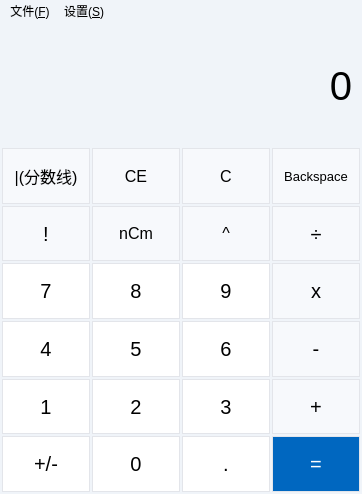
<?xml version="1.0" encoding="UTF-8"?>
<ui version="4.0">
 <class>CalcMainWindow</class>
 <widget class="QMainWindow" name="CalcMainWindow">
  <property name="geometry">
   <rect>
    <x>0</x>
    <y>0</y>
    <width>362</width>
    <height>494</height>
   </rect>
  </property>
  <property name="windowTitle">
   <string>有理数计算器</string>
  </property>
  <property name="styleSheet">
   <string notr="true">QMainWindow,QLabel,QMenuBar
{
	border:none;
	background-color: rgb(240, 244, 249);
}

QPushButton
{
	border:1px solid rgb(227, 229, 234);
	background-color: rgb(247, 249, 252);
}

QPushButton:hover
{
	border:2px solid rgb(227, 229, 234);
	background-color: rgb(244, 246, 250);
}

QPushButton:pressed
{
	border:1px solid rgb(227, 229, 234);
	background-color: rgb(242, 244, 250);
}

QPushButton#btnZero,#btnOne,#btnTwo,#btnThree,#btnFive,#btnFour,#btnSix,#btnSeven,#btnEight,#btnNine,#btnPoint,#btnPNchange
{
	border:1px solid rgb(227, 229, 234);
	background-color: rgb(255,255,255);
}

QPushButton#btnZero:hover,#btnOne:hover,#btnTwo:hover,#btnThree:hover,#btnFive:hover,#btnFour:hover,#btnSix:hover,#btnSeven:hover,#btnEight:hover,#btnNine:hover,#btnPoint:hover,#btnPNchange:hover
{
	border:2px solid rgb(227, 229, 234);
	background-color: rgb(251, 252, 253);
}

QPushButton#btnZero:pressed,#btnOne:pressed,#btnTwo:pressed,#btnThree:pressed,#btnFive:pressed,#btnFour:pressed,#btnSix:pressed,#btnSeven:pressed,#btnEight:pressed,#btnNine:pressed,#btnPoint:pressed,#btnPNchange:pressed
{
	border:1px solid rgb(227, 229, 234);
	background-color: rgb(248, 249, 252);
}

QPushButton#btnEqual{
	color: rgb(255,255,255);
	background-color: rgb(0, 103, 192);
}

QPushButton#btnEqual:hover{
	color: rgb(255,255,255);
	background-color: rgb(24, 117, 197);
}

QPushButton#btnEqual:pressed{
	color: rgb(255,255,255);
	background-color: rgb(48, 131, 203);
}</string>
  </property>
  <widget class="QWidget" name="centralwidget">
   <layout class="QVBoxLayout" name="verticalLayout">
    <property name="spacing">
     <number>0</number>
    </property>
    <property name="leftMargin">
     <number>2</number>
    </property>
    <property name="topMargin">
     <number>0</number>
    </property>
    <property name="rightMargin">
     <number>2</number>
    </property>
    <property name="bottomMargin">
     <number>2</number>
    </property>
    <item>
     <widget class="QLabel" name="label">
      <property name="sizePolicy">
       <sizepolicy hsizetype="Preferred" vsizetype="Fixed">
        <horstretch>0</horstretch>
        <verstretch>0</verstretch>
       </sizepolicy>
      </property>
      <property name="minimumSize">
       <size>
        <width>0</width>
        <height>30</height>
       </size>
      </property>
      <property name="maximumSize">
       <size>
        <width>16777215</width>
        <height>30</height>
       </size>
      </property>
      <property name="font">
       <font>
        <pointsize>16</pointsize>
       </font>
      </property>
      <property name="text">
       <string/>
      </property>
      <property name="alignment">
       <set>Qt::AlignRight|Qt::AlignTrailing|Qt::AlignVCenter</set>
      </property>
      <property name="indent">
       <number>8</number>
      </property>
     </widget>
    </item>
    <item>
     <widget class="QLabel" name="label_2">
      <property name="sizePolicy">
       <sizepolicy hsizetype="Preferred" vsizetype="Fixed">
        <horstretch>0</horstretch>
        <verstretch>0</verstretch>
       </sizepolicy>
      </property>
      <property name="minimumSize">
       <size>
        <width>0</width>
        <height>65</height>
       </size>
      </property>
      <property name="maximumSize">
       <size>
        <width>16777215</width>
        <height>65</height>
       </size>
      </property>
      <property name="font">
       <font>
        <pointsize>30</pointsize>
       </font>
      </property>
      <property name="text">
       <string>0</string>
      </property>
      <property name="alignment">
       <set>Qt::AlignRight|Qt::AlignTrailing|Qt::AlignVCenter</set>
      </property>
      <property name="indent">
       <number>8</number>
      </property>
     </widget>
    </item>
    <item>
     <widget class="QLabel" name="label_3">
      <property name="minimumSize">
       <size>
        <width>0</width>
        <height>30</height>
       </size>
      </property>
      <property name="maximumSize">
       <size>
        <width>16777215</width>
        <height>30</height>
       </size>
      </property>
      <property name="font">
       <font>
        <family>Microsoft YaHei UI</family>
        <pointsize>14</pointsize>
        <fontweight>Light</fontweight>
       </font>
      </property>
      <property name="text">
       <string/>
      </property>
      <property name="alignment">
       <set>Qt::AlignRight|Qt::AlignTrailing|Qt::AlignVCenter</set>
      </property>
      <property name="indent">
       <number>5</number>
      </property>
     </widget>
    </item>
    <item>
     <layout class="QGridLayout" name="gridLayout">
      <property name="spacing">
       <number>2</number>
      </property>
      <item row="5" column="3">
       <widget class="QPushButton" name="btnEqual">
        <property name="minimumSize">
         <size>
          <width>75</width>
          <height>50</height>
         </size>
        </property>
        <property name="maximumSize">
         <size>
          <width>134</width>
          <height>81</height>
         </size>
        </property>
        <property name="font">
         <font>
          <pointsize>15</pointsize>
         </font>
        </property>
        <property name="text">
         <string>=</string>
        </property>
       </widget>
      </item>
      <item row="1" column="1">
       <widget class="QPushButton" name="btnComb">
        <property name="minimumSize">
         <size>
          <width>75</width>
          <height>50</height>
         </size>
        </property>
        <property name="maximumSize">
         <size>
          <width>134</width>
          <height>81</height>
         </size>
        </property>
        <property name="font">
         <font>
          <pointsize>12</pointsize>
         </font>
        </property>
        <property name="text">
         <string>nCm</string>
        </property>
       </widget>
      </item>
      <item row="4" column="1">
       <widget class="QPushButton" name="btnTwo">
        <property name="minimumSize">
         <size>
          <width>75</width>
          <height>50</height>
         </size>
        </property>
        <property name="maximumSize">
         <size>
          <width>134</width>
          <height>81</height>
         </size>
        </property>
        <property name="font">
         <font>
          <pointsize>15</pointsize>
         </font>
        </property>
        <property name="text">
         <string>2</string>
        </property>
       </widget>
      </item>
      <item row="0" column="0">
       <widget class="QPushButton" name="btnFractionChar">
        <property name="minimumSize">
         <size>
          <width>75</width>
          <height>50</height>
         </size>
        </property>
        <property name="maximumSize">
         <size>
          <width>134</width>
          <height>81</height>
         </size>
        </property>
        <property name="font">
         <font>
          <pointsize>12</pointsize>
         </font>
        </property>
        <property name="text">
         <string>|(分数线)</string>
        </property>
       </widget>
      </item>
      <item row="1" column="0">
       <widget class="QPushButton" name="btnFractorial">
        <property name="minimumSize">
         <size>
          <width>75</width>
          <height>50</height>
         </size>
        </property>
        <property name="maximumSize">
         <size>
          <width>134</width>
          <height>81</height>
         </size>
        </property>
        <property name="font">
         <font>
          <pointsize>15</pointsize>
         </font>
        </property>
        <property name="text">
         <string>!</string>
        </property>
       </widget>
      </item>
      <item row="0" column="3">
       <widget class="QPushButton" name="btnBackspace">
        <property name="minimumSize">
         <size>
          <width>75</width>
          <height>50</height>
         </size>
        </property>
        <property name="maximumSize">
         <size>
          <width>134</width>
          <height>81</height>
         </size>
        </property>
        <property name="font">
         <font>
          <pointsize>10</pointsize>
         </font>
        </property>
        <property name="text">
         <string>Backspace</string>
        </property>
       </widget>
      </item>
      <item row="5" column="1">
       <widget class="QPushButton" name="btnZero">
        <property name="minimumSize">
         <size>
          <width>75</width>
          <height>45</height>
         </size>
        </property>
        <property name="maximumSize">
         <size>
          <width>134</width>
          <height>81</height>
         </size>
        </property>
        <property name="font">
         <font>
          <pointsize>15</pointsize>
         </font>
        </property>
        <property name="text">
         <string>0</string>
        </property>
       </widget>
      </item>
      <item row="2" column="3">
       <widget class="QPushButton" name="btnMultiply">
        <property name="minimumSize">
         <size>
          <width>75</width>
          <height>50</height>
         </size>
        </property>
        <property name="maximumSize">
         <size>
          <width>134</width>
          <height>81</height>
         </size>
        </property>
        <property name="font">
         <font>
          <pointsize>15</pointsize>
         </font>
        </property>
        <property name="text">
         <string>x</string>
        </property>
       </widget>
      </item>
      <item row="4" column="3">
       <widget class="QPushButton" name="btnPlus">
        <property name="minimumSize">
         <size>
          <width>75</width>
          <height>50</height>
         </size>
        </property>
        <property name="maximumSize">
         <size>
          <width>134</width>
          <height>81</height>
         </size>
        </property>
        <property name="font">
         <font>
          <pointsize>15</pointsize>
         </font>
        </property>
        <property name="text">
         <string>+</string>
        </property>
       </widget>
      </item>
      <item row="3" column="1">
       <widget class="QPushButton" name="btnFive">
        <property name="minimumSize">
         <size>
          <width>75</width>
          <height>50</height>
         </size>
        </property>
        <property name="maximumSize">
         <size>
          <width>134</width>
          <height>81</height>
         </size>
        </property>
        <property name="font">
         <font>
          <pointsize>15</pointsize>
         </font>
        </property>
        <property name="text">
         <string>5</string>
        </property>
       </widget>
      </item>
      <item row="2" column="2">
       <widget class="QPushButton" name="btnNine">
        <property name="minimumSize">
         <size>
          <width>75</width>
          <height>50</height>
         </size>
        </property>
        <property name="maximumSize">
         <size>
          <width>134</width>
          <height>81</height>
         </size>
        </property>
        <property name="font">
         <font>
          <pointsize>15</pointsize>
         </font>
        </property>
        <property name="text">
         <string>9</string>
        </property>
       </widget>
      </item>
      <item row="5" column="0">
       <widget class="QPushButton" name="btnPNchange">
        <property name="minimumSize">
         <size>
          <width>75</width>
          <height>50</height>
         </size>
        </property>
        <property name="maximumSize">
         <size>
          <width>134</width>
          <height>81</height>
         </size>
        </property>
        <property name="font">
         <font>
          <pointsize>15</pointsize>
         </font>
        </property>
        <property name="text">
         <string>+/-</string>
        </property>
       </widget>
      </item>
      <item row="4" column="2">
       <widget class="QPushButton" name="btnThree">
        <property name="minimumSize">
         <size>
          <width>75</width>
          <height>50</height>
         </size>
        </property>
        <property name="maximumSize">
         <size>
          <width>134</width>
          <height>81</height>
         </size>
        </property>
        <property name="font">
         <font>
          <pointsize>15</pointsize>
         </font>
        </property>
        <property name="text">
         <string>3</string>
        </property>
       </widget>
      </item>
      <item row="0" column="1">
       <widget class="QPushButton" name="btnCLear">
        <property name="minimumSize">
         <size>
          <width>75</width>
          <height>50</height>
         </size>
        </property>
        <property name="maximumSize">
         <size>
          <width>134</width>
          <height>81</height>
         </size>
        </property>
        <property name="font">
         <font>
          <pointsize>12</pointsize>
         </font>
        </property>
        <property name="text">
         <string>CE</string>
        </property>
       </widget>
      </item>
      <item row="4" column="0">
       <widget class="QPushButton" name="btnOne">
        <property name="minimumSize">
         <size>
          <width>75</width>
          <height>50</height>
         </size>
        </property>
        <property name="maximumSize">
         <size>
          <width>134</width>
          <height>81</height>
         </size>
        </property>
        <property name="font">
         <font>
          <pointsize>15</pointsize>
         </font>
        </property>
        <property name="text">
         <string>1</string>
        </property>
       </widget>
      </item>
      <item row="5" column="2">
       <widget class="QPushButton" name="btnPoint">
        <property name="minimumSize">
         <size>
          <width>75</width>
          <height>50</height>
         </size>
        </property>
        <property name="maximumSize">
         <size>
          <width>134</width>
          <height>81</height>
         </size>
        </property>
        <property name="font">
         <font>
          <pointsize>15</pointsize>
         </font>
        </property>
        <property name="text">
         <string>.</string>
        </property>
       </widget>
      </item>
      <item row="3" column="0">
       <widget class="QPushButton" name="btnFour">
        <property name="minimumSize">
         <size>
          <width>75</width>
          <height>50</height>
         </size>
        </property>
        <property name="maximumSize">
         <size>
          <width>134</width>
          <height>81</height>
         </size>
        </property>
        <property name="font">
         <font>
          <pointsize>15</pointsize>
         </font>
        </property>
        <property name="text">
         <string>4</string>
        </property>
       </widget>
      </item>
      <item row="3" column="2">
       <widget class="QPushButton" name="btnSix">
        <property name="minimumSize">
         <size>
          <width>75</width>
          <height>50</height>
         </size>
        </property>
        <property name="maximumSize">
         <size>
          <width>134</width>
          <height>81</height>
         </size>
        </property>
        <property name="font">
         <font>
          <pointsize>15</pointsize>
         </font>
        </property>
        <property name="text">
         <string>6</string>
        </property>
       </widget>
      </item>
      <item row="0" column="2">
       <widget class="QPushButton" name="btnClearAll">
        <property name="minimumSize">
         <size>
          <width>75</width>
          <height>50</height>
         </size>
        </property>
        <property name="maximumSize">
         <size>
          <width>134</width>
          <height>81</height>
         </size>
        </property>
        <property name="font">
         <font>
          <pointsize>12</pointsize>
         </font>
        </property>
        <property name="text">
         <string>C</string>
        </property>
       </widget>
      </item>
      <item row="2" column="1">
       <widget class="QPushButton" name="btnEight">
        <property name="minimumSize">
         <size>
          <width>75</width>
          <height>50</height>
         </size>
        </property>
        <property name="maximumSize">
         <size>
          <width>134</width>
          <height>81</height>
         </size>
        </property>
        <property name="font">
         <font>
          <pointsize>15</pointsize>
         </font>
        </property>
        <property name="text">
         <string>8</string>
        </property>
       </widget>
      </item>
      <item row="1" column="2">
       <widget class="QPushButton" name="btnPower">
        <property name="minimumSize">
         <size>
          <width>75</width>
          <height>50</height>
         </size>
        </property>
        <property name="maximumSize">
         <size>
          <width>134</width>
          <height>81</height>
         </size>
        </property>
        <property name="font">
         <font>
          <pointsize>12</pointsize>
         </font>
        </property>
        <property name="text">
         <string>^</string>
        </property>
       </widget>
      </item>
      <item row="2" column="0">
       <widget class="QPushButton" name="btnSeven">
        <property name="minimumSize">
         <size>
          <width>75</width>
          <height>50</height>
         </size>
        </property>
        <property name="maximumSize">
         <size>
          <width>134</width>
          <height>81</height>
         </size>
        </property>
        <property name="font">
         <font>
          <pointsize>15</pointsize>
         </font>
        </property>
        <property name="text">
         <string>7</string>
        </property>
       </widget>
      </item>
      <item row="3" column="3">
       <widget class="QPushButton" name="btnMinus">
        <property name="minimumSize">
         <size>
          <width>75</width>
          <height>50</height>
         </size>
        </property>
        <property name="maximumSize">
         <size>
          <width>134</width>
          <height>81</height>
         </size>
        </property>
        <property name="font">
         <font>
          <pointsize>15</pointsize>
         </font>
        </property>
        <property name="text">
         <string>-</string>
        </property>
       </widget>
      </item>
      <item row="1" column="3">
       <widget class="QPushButton" name="btnDiv">
        <property name="minimumSize">
         <size>
          <width>75</width>
          <height>45</height>
         </size>
        </property>
        <property name="maximumSize">
         <size>
          <width>134</width>
          <height>81</height>
         </size>
        </property>
        <property name="font">
         <font>
          <pointsize>15</pointsize>
         </font>
        </property>
        <property name="text">
         <string>÷</string>
        </property>
       </widget>
      </item>
     </layout>
    </item>
   </layout>
  </widget>
  <widget class="QMenuBar" name="menubar">
   <property name="geometry">
    <rect>
     <x>0</x>
     <y>0</y>
     <width>362</width>
     <height>22</height>
    </rect>
   </property>
   <widget class="QMenu" name="menu">
    <property name="title">
     <string>文件(&amp;F)</string>
    </property>
    <addaction name="actExit"/>
   </widget>
   <widget class="QMenu" name="menu_2">
    <property name="title">
     <string>设置(&amp;S)</string>
    </property>
    <addaction name="actDisplayDecimal"/>
    <addaction name="actSetPreciese"/>
   </widget>
   <addaction name="menu"/>
   <addaction name="menu_2"/>
  </widget>
  <action name="actExit">
   <property name="text">
    <string>退出(&amp;Q)</string>
   </property>
  </action>
  <action name="actDisplayDecimal">
   <property name="checkable">
    <bool>true</bool>
   </property>
   <property name="text">
    <string>显示小数结果(&amp;D)</string>
   </property>
  </action>
  <action name="actSetPreciese">
   <property name="text">
    <string>设置小数精度(&amp;P)</string>
   </property>
  </action>
 </widget>
 <resources/>
 <connections/>
</ui>
